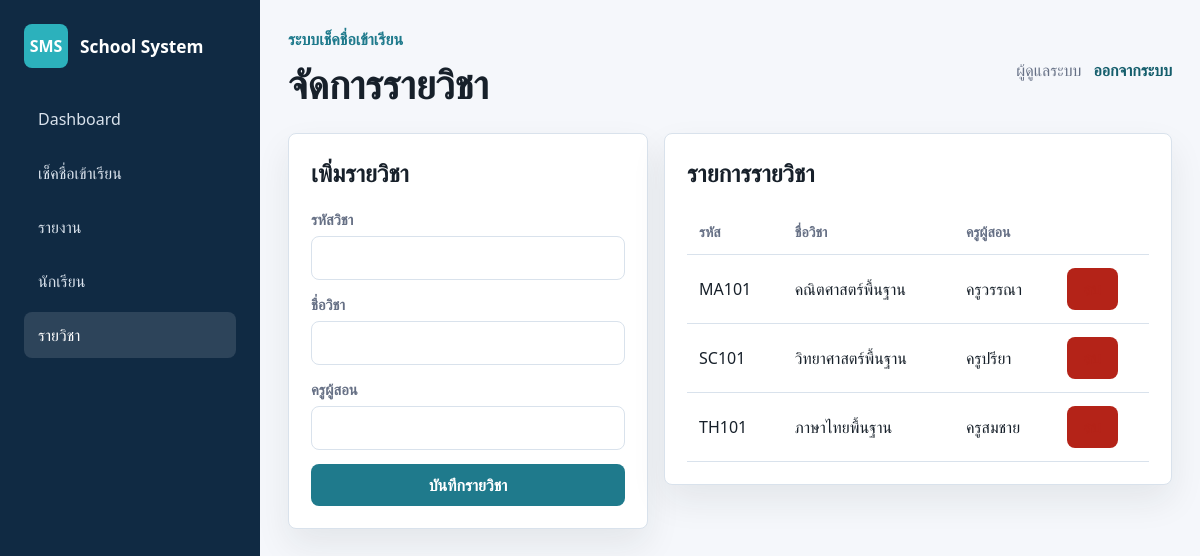
Screenshot of /courses.php (signed in) with the database file from the repository.
### tables this page shows
CREATE TABLE IF NOT EXISTS courses (
  id INT UNSIGNED AUTO_INCREMENT PRIMARY KEY,
  code VARCHAR(50) NOT NULL UNIQUE,
  name VARCHAR(160) NOT NULL,
  teacher_name VARCHAR(120) NOT NULL,
  created_at TIMESTAMP DEFAULT CURRENT_TIMESTAMP
);

### includes/helpers.php (called while the page is built, shortened)
<?php
function h(?string $value): string
{
    return htmlspecialchars((string) $value, ENT_QUOTES, 'UTF-8');
}

### courses.php (the view, shortened to what this page needs)
<?php
require_once __DIR__ . '/includes/auth.php';
$courses = $pdo->query('SELECT * FROM courses ORDER BY code')->fetchAll();
require __DIR__ . '/includes/header.php';
?>
<section class="grid content-grid">
  <article class="card">
    <h2>เพิ่มรายวิชา</h2>
    <form class="form-stack" method="post">
      <label>รหัสวิชา <input name="code" required></label>
      <label>ชื่อวิชา <input name="name" required></label>
      <label>ครูผู้สอน <input name="teacher_name" required></label>
      <button class="button" type="submit">บันทึกรายวิชา</button>
    </form>
  </article>
  <article class="card">
    <h2>รายการรายวิชา</h2>
    <div class="table-wrap">
      <table>
        <thead>
          <tr>
            <th>รหัส</th>
            <th>ชื่อวิชา</th>
            <th>ครูผู้สอน</th>
            <th></th>
          </tr>
        </thead>
        <tbody>
          <?php foreach ($courses as $course): ?>
            <tr>
              <td><?= h($course['code']) ?></td>
              <td><?= h($course['name']) ?></td>
              <td><?= h($course['teacher_name']) ?></td>
              <td>
                <form method="post" onsubmit="return confirm('ยืนยันการลบรายวิชา?')">
                  <button class="button danger" type="submit">ลบ</button>
                </form>
              </td>
            </tr>
          <?php endforeach; ?>
        </tbody>
      </table>
    </div>
  </article>
</section>
<?php require __DIR__ . '/includes/footer.php'; ?>

### assets/css/styles.css (style rules this page uses)
:root { --bg: #f5f7fb; --surface: #ffffff; --surface-soft: #edf4f8; --text: #17202a; --muted: #667085; --line: #d9e2ec; --primary: #1f7a8c; --primary-dark: #155e6c; --success: #15803d; --warning: #b45309; --danger: #b42318; --info: #2563eb; --shadow: 0 16px 35px rgba(23, 32, 42, 0.08); }
* { box-sizing: border-box; }
body { margin: 0; background: var(--bg); color: var(--text); font-family: "Segoe UI", Tahoma, sans-serif; }
button, input, select { font: inherit; }
h1, h2, h3, p { margin-top: 0; }
.grid { display: grid; gap: 16px; }
.content-grid { grid-template-columns: 360px 1fr; align-items: start; }
.card { background: var(--surface); border: 1px solid var(--line); border-radius: 8px; padding: 22px; box-shadow: var(--shadow); }
.form-stack { display: grid; gap: 14px; }
label { display: grid; gap: 7px; color: var(--muted); font-weight: 700; font-size: 0.92rem; }
input, select { width: 100%; border: 1px solid var(--line); border-radius: 8px; padding: 11px 12px; background: #fff; color: var(--text); }
.button { display: inline-flex; align-items: center; justify-content: center; min-height: 42px; padding: 0 16px; border: 1px solid transparent; border-radius: 8px; background: var(--primary); color: #fff; font-weight: 800; cursor: pointer; }
.button.danger { background: var(--danger); }
.table-wrap { overflow-x: auto; }
table { width: 100%; border-collapse: collapse; }
th, td { padding: 13px 12px; text-align: left; border-bottom: 1px solid var(--line); vertical-align: middle; }
th { color: var(--muted); font-size: 0.88rem; }
.danger { color: var(--danger); }

### rows the page displays
courses: code "MA101", name "คณิตศาสตร์พื้นฐาน", teacher_name "ครูวรรณา"
courses: code "SC101", name "วิทยาศาสตร์พื้นฐาน", teacher_name "ครูปรียา"
courses: code "TH101", name "ภาษาไทยพื้นฐาน", teacher_name "ครูสมชาย"

### other values shown
$pageTitle "จัดการรายวิชา"
current_user()['name'] "ผู้ดูแลระบบ"
